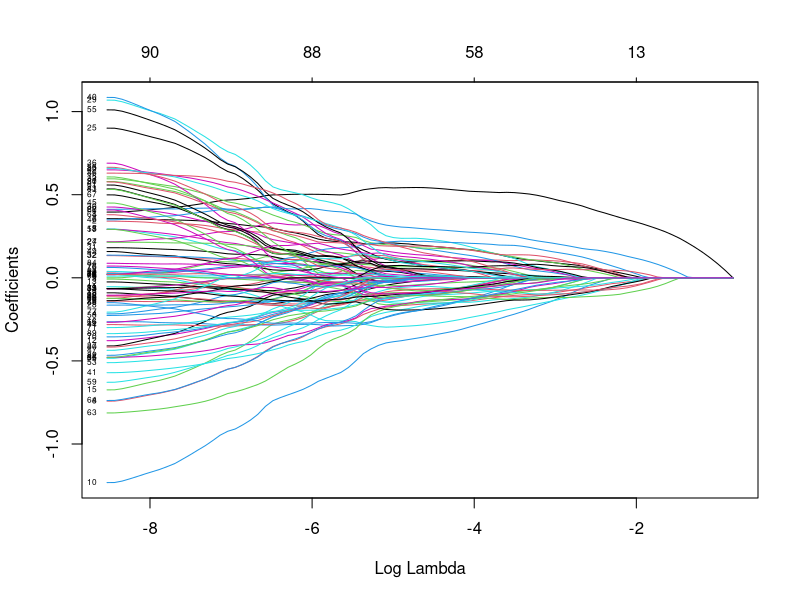
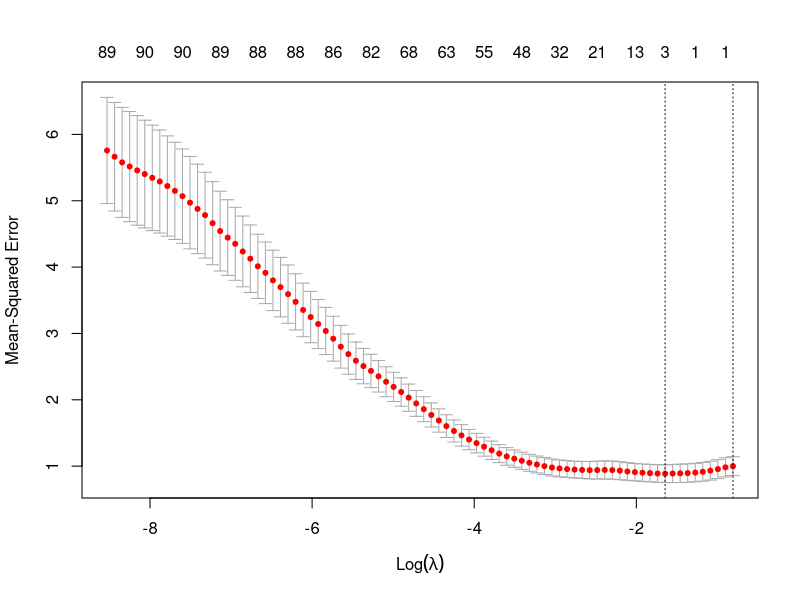

The R source for these figures, in order:
###### Session 7: Regularized Regression I ##########
######   Exercise 7.2. Does lasso regression really work?  #######

# We can demonstrate it with a simple simulation. 
# We simulate data from a known model and then apply a lasso regression to see if it identifies the correct model 
# or at least performs better than a multiple linear regression

library(glmnet)
library(caret)

#### Simulation ####
# Simulate a data set with 90 x and 1 y variable. 
# Y is only related with 1 x variables (X1)
# All other variables are simply random normal-distributed numbers
# with mean fo 0 and SD of 1

set.seed(4)

x<-matrix(rnorm(9000,0,1),nrow=100, ncol=90)  # matrix with 90 x variables and 100 obs
summary(x)

y = rnorm(100)+x[,1]/2 # y = 0.5* x1 + random error (N(0,1)

# PS If you have time you may want to another simulations with 25 predictors
# You could also compare lasso with ridge regression
# simulate a dat set with 25 predictors
# y1 = rnorm(100) + (x[,1]+x[,2]+x[,3]+x[,4]+x[,5]+x[,6]+x[,7]+x[,8]+x[,9]+x[,10]+x[,11]+x[,12]+x[,13]+x[,14]+x[,15]+x[,16]+x[,17]+x[,18]+x[,19]+x[,20]+x[,21]+x[,22]+x[,23]+x[,24]+x[,25])/2

# Z-transform y: If both y and X have a mean of 0 and variance of 1 we can interpete 
# the regression coefficents as standardised beta
# get the mean of y : mean(y) 
# get the sd of y: sd(y)
y <- (y - mean(y)) / sd(y)  # z transform y so that mean is 0 and Sd=1
summary(y)
sd(y)
## Optional: Comment for the purists: We probbaly should use as the theoretical SD 1.22 for y: 
## Var(y) + 0.5 Var(x) = Var(y) + 0.5**2(Var(X))
## = Var(y) + 1/4(Var(x)) = 1+1/4 = 1.25  --> SD= sqrt(1.25)= 1.22
## http://www.stat.ncsu.edu/people/dickey/courses/st711/notes/Notes_pdf/ThreeRules.pdf

# Perform a linear regression
# a) with y and x1 only
r1<-lm(y~x[,1])
summary(r1)  # b should be about 0.5
# 20% of variance is explained by the model

# b) do a multiple regression with all 90 x variables
lr<-(lm(y~x))
summary(lr)

# Questions:
# In this multiple regression, 98.41% of variance is explained and Adjusted R2 is 82.48%
# Also, relatively many variables are statistically significant with 5% of alpha.
# However, although the true predictor (x1) was selected, it is not the most significant variable among the variables
# Why is it overfitting on the data?

##### Model selection using lasso regression ####### 
# Fit a penalised regression mode
# Gaussian means we perform a linear regularized regression with continuous outcome
# alpha = 1 means that we perform lasso regression 
# for a large range of lambdas (100 is default) 
fit1<-glmnet(x, y, family = "gaussian", alpha = 1)

# Plot the penalised regression coefficients against the penalty values. 
plot(fit1, xvar="lambda", label=TRUE)    # plots the coefficents against (log)lamda

# Use 10-fold cross-validation to find the optimal penalty
# The cv.glmnet command can be used to find optimal penalty  by cross-validation

set.seed(101)           # allows us to use the same random vlaue to get the same results, alpha =1 is lasso
cv10<-cv.glmnet(x,y, alpha=1, nfold=10)  # nfold=10 --> 10 fold cv is used to find optimal lambda

# Identify the best lambda: Plot log lambda against MSE of unseen cases 
plot(cv10)  # Vertical lines are drawn at minimum MSE and (min + 1SE) MSE respectively  

# The  optimal value of lambda can be obtained by extracting the lambda.min component of the fitted cv.glmnet object
cv10$lambda.min

# The fitted coefficients at the optimal penalty can be obtained by  using the  coef command 
coef(cv10, s="lambda.min") 

# LASSO only left 3 variables in the model and made the rest of coefficients toward 0
# which means that the rest variables are not hugely considered and removed by regularisation.


# Additional information: Get the MSE for the best lambda model. This is the MSE of  
MSE <- min(cv10$cvm)  # $cvm includes the MSE of all 100 lambdas , min() selects the snmallest
# This is the MSE of the predicted test data 
# Alternative to get MSE for minimum lambda and to get MSE for minimum + 1SE lambda
MSE_min<- cv10$cvm[which(cv10$lambda == cv10$lambda.min)]
MSE_min
# You can also get the min and 1Se lambda and the MSE by using 
print(cv10)


# Explained variance of unseen cases
r2 <- cv10$glmnet.fit$dev.ratio[which(cv10$glmnet.fit$lambda == cv10$lambda.min)]

paste("R2 is: ",  r2)

# There are a lot of formulas for R^2 that can be used.
# Glmnet calculates the fraction of (null) deviance explained (for linear models this is the R-square). 
# See Kvalseth. Cautionary note about R^2. American Statistician (1985) vol. 39 (4) pp. 279-285.
# An alternative which provides often a different result with unstable models is: paste("R2 is: ",  1-(MSE_min/var(y)))


# Apparent validation
# Predict values for the training data set (apparent validity)
predictions<-predict(cv10,newx=x,s="lambda.min",type="response")
# Explained variance within the sample (apparent validation)
# Model prediction performance using caret functions
postResample(pred = predictions, obs = y)
# or: 
paste("The apparent RMSE of model  is: ", RMSE(predictions, y) )
paste("The apparent R2 is: ",  R2(predictions, y))
paste("The apparent MSE of model  is: ", (RMSE(predictions, y)^2))




# Alternative to get MSE for minimum lambda and to get MSE for minimum + 1 SE lambda
# Alternative best lambda (lambda.1SE)
# This lambda penalizes slightly more than the minimum lambda
# It selects a more parsimonious model with almost the same MSE
# It is often better if the changes of lambda around the minimum are very small
# How many variables are selected 
coef(cv10, s="lambda.1se")

# Addtional information: Get MSE for minimum + 1SE lambda
MSE_1SE<- cv10$cvm[which(cv10$lambda == cv10$lambda.1se)]
MSE_1SE
# Calculate the explained variance 
r2 <- cv10$glmnet.fit$dev.ratio[which(cv10$glmnet.fit$lambda == cv10$lambda.1se)]
paste("R2 is: ",  r2)

### End of practical ########

